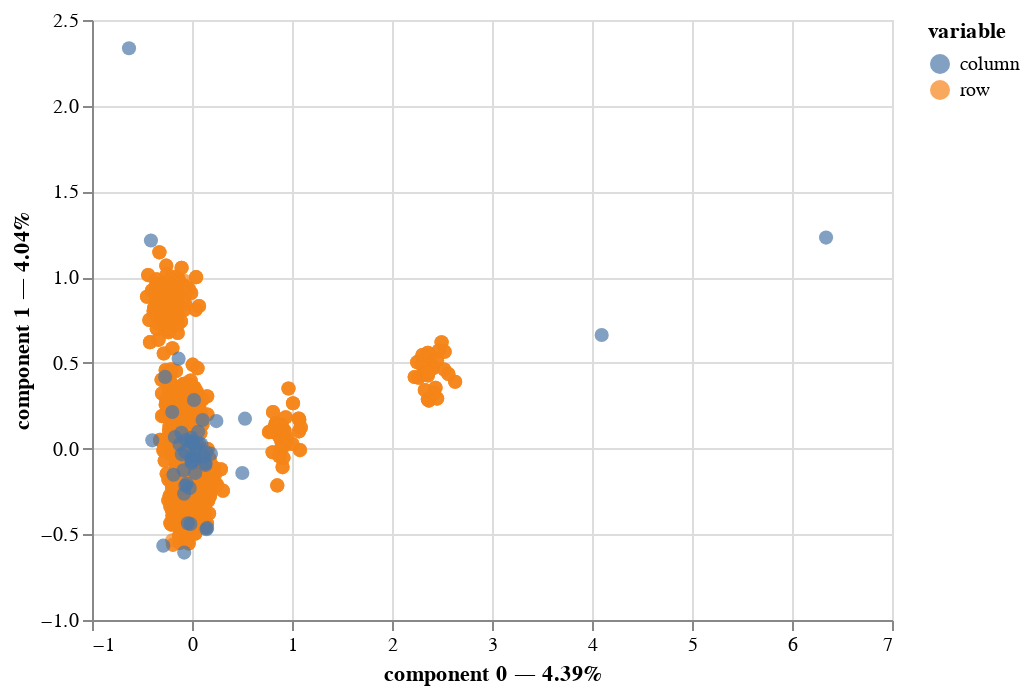

Notebook source saved alongside this figure:
### Code cell
mca.plot(
    dataset,
    x_component=0,
    y_component=1
)

### Figure 1 — Vega-Lite specification as saved in the notebook (floating-point values rounded to 4 significant figures; data arrays with more than 128 entries replaced by an {"elided": "..."} marker saying what was removed)
{"config": {"view": {"continuousWidth": 400, "continuousHeight": 300}}, "data": {"name": "data-e9a897ffc40100b34dd15d2f0f69e991"}, "mark": {"type": "circle", "size": 50}, "encoding": {"color": {"field": "variable", "type": "nominal"}, "tooltip": [{"field": "variable", "type": "nominal"}, {"field": "value", "type": "nominal"}, {"field": "component 0", "type": "quantitative"}, {"field": "component 1", "type": "quantitative"}], "x": {"axis": {"title": "component 0 — 4.39%"}, "field": "component 0", "scale": {"zero": false}, "type": "quantitative"}, "y": {"axis": {"title": "component 1 — 4.04%"}, "field": "component 1", "scale": {"zero": false}, "type": "quantitative"}}, "selection": {"selector003": {"type": "interval", "bind": "scales", "encodings": ["x", "y"]}}, "$schema": "https://vega.github.io/schema/vega-lite/v4.17.0.json", "datasets": {"data-e9a897ffc40100b34dd15d2f0f69e991": {"elided": "4460 records"}}}
